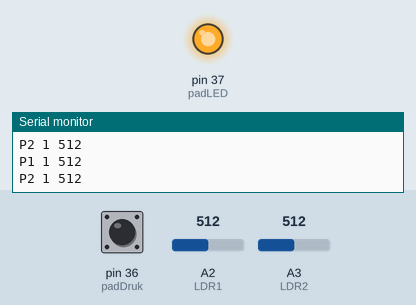
A sketch run on a simulated Arduino Mega 2560, built with avr-gcc and run on an emulated ATmega2560. Parts: output pins drawn as LEDs (lit = HIGH), the last lines printed to the serial monitor. The test bench sets the inputs (shaded band); at power-on: pin 36 (padDruk) HIGH, A2 (LDR1) = 512, A3 (LDR2) = 512.

Above: at 1.3 s.
1.4 s: pin 36 (padDruk) pulled LOW for 0.6 s
At 1.9 s:
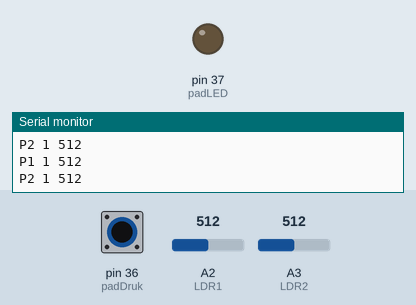
3.5 s: pin 36 (padDruk) pulled LOW for 3.2 s
At 7.8 s:
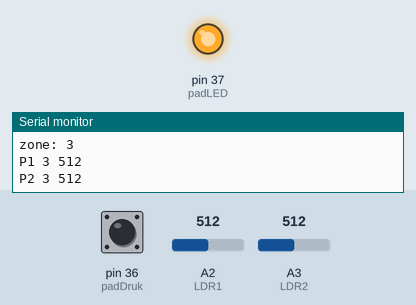
Timing chart, 0 to 9.3 s (numbered marks = the images above; inputs shaded):
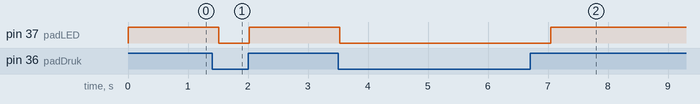

The sketch:

_2_Profpaddenstoel.ino
```cpp
//#002 paddenstoelen
int LDR1 = A2;
int LDR2 = A3;
int padDruk = 36;
int padLED = 37;

int paddenstoel1;
int paddenstoel2;
bool padKnopje;
bool padPresstate;
bool padPresstate7;

int zone = 0;


void setup() {
  Serial.begin(9600);
  pinMode(LDR1, INPUT);
  pinMode(LDR2, INPUT);
  pinMode(padDruk, INPUT_PULLUP);
  pinMode(padLED, OUTPUT);
  digitalWrite(padLED, HIGH);
  digitalWrite(padKnopje, HIGH);
}

void loop() {

    paddenstoel1 = analogRead(LDR1);
    Serial.print("P1 ");
    Serial.print(zone);
    Serial.print(" ");
    Serial.println(paddenstoel1);

    paddenstoel2 = analogRead(LDR2);
    Serial.print("P2 ");
    Serial.print(zone);
    Serial.print(" ");
    Serial.println(paddenstoel2);

//    digitalWrite(padLED, LOW);


  padKnopje = digitalRead(padDruk);
  if (zone == 7) {
    padPresstate7 = 1;
  }
  if (padKnopje == HIGH && padPresstate == 0 && zone < 7) {
    digitalWrite(padLED, HIGH);
//    Serial.println("x 1");
    zone++;
    Serial.print("zone: ");
    Serial.println(zone);
    padPresstate = 1;
    delay(8);
  }
  else if (padKnopje == HIGH && padPresstate == 0 && zone == 7) {
    zone = 0;
    Serial.print("zone: ");
    Serial.println(zone);
    padPresstate = 1;
    delay(8);
  }
  else if (padKnopje == LOW && padPresstate == 1) {
    digitalWrite(padLED, LOW);
 //   Serial.println("x 0");
    padPresstate = 0;
    delay(8);
  }

  delay(500);

}
```

Measured:
- after the input at 1.4 s, pin 37 (padLED): HIGH → LOW after 0.11 s, → HIGH 0.51 s later
- after the input at 3.5 s, pin 37 (padLED): HIGH → LOW at once, → HIGH 3.5 s later
